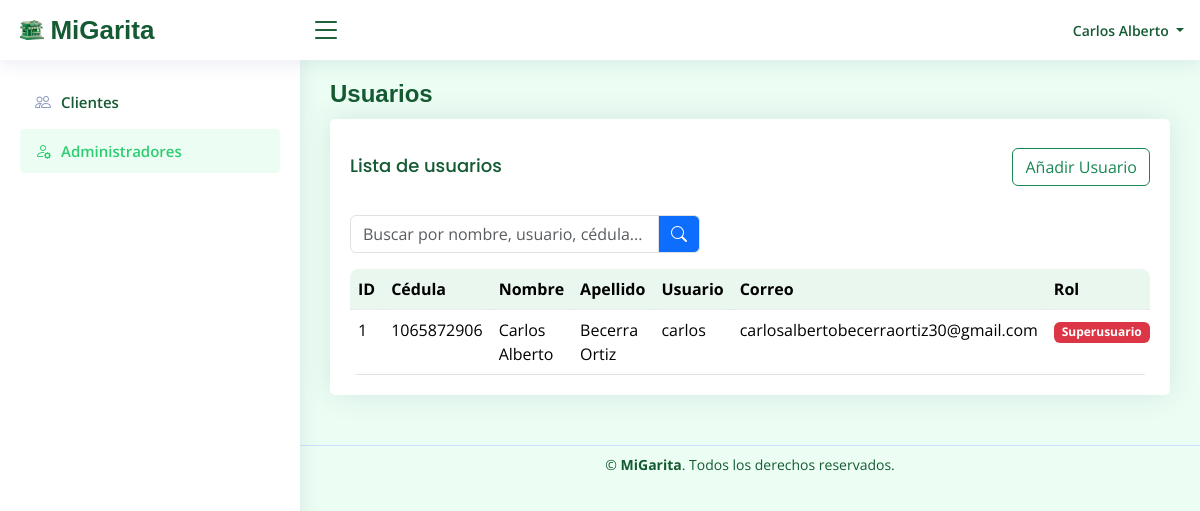
Page /index.php?url=user/index (signed in) on the committed database.
### tables this page shows
CREATE TABLE `usuarios` (
  `id` int(11) NOT NULL,
  `cedula` varchar(20) NOT NULL CHECK (`cedula` regexp '^[0-9]+$'),
  `nombre` varchar(100) NOT NULL,
  `apellido` varchar(100) NOT NULL,
  `correo` varchar(120) NOT NULL CHECK (`correo` like '%@%'),
  `usuario` varchar(50) NOT NULL CHECK (`usuario` <> ''),
  `password_hash` varchar(255) NOT NULL,
  `rol` enum('superusuario','usuario') NOT NULL DEFAULT 'usuario',
  `fecha_registro` datetime NOT NULL DEFAULT current_timestamp()
);

### controller/UserController.php (called while the page is built, shortened)
<?php
require_once __DIR__ . "/../model/UserModel.php";
class UserController
{
    public function index()
    {
        $userModel = new UserModel();
        $usuarios = $userModel->getAll();
        require __DIR__ . "/../view/user/index.php";
    }
}

### index.php (called while the page is built, shortened)
<?php
$url = isset($_GET['url']) ? $_GET['url'] : 'login/index';
$partes = explode('/', $url);
$method = $partes[1] ?? 'index';
$param = $partes[2] ?? null;
$controller = new $controllerName();
($param !== null) ? $controller->$method($param) : $controller->$method();

### model/Database.php (called while the page is built, shortened)
<?php
class Database
{
    private $host = "localhost";
    private $db = "migarita";
    private $user = "root";
    private $pass = "";
    public function __construct()
    {
        try {
            $this->conn = new PDO(
                "mysql:host=" . $this->host . ";dbname=" . $this->db . ";charset=utf8",
                $this->user,
                $this->pass
            );
        } catch (PDOException $e) {
            die("Error en la conexión: " . $e->getMessage());
        }
    }
}

### model/UserModel.php (called while the page is built, shortened)
<?php
require_once __DIR__ . "/Database.php";
class UserModel extends Database {
    protected $conn;
    public function __construct()
    {
        $this->conn = parent::$conn ?? $this->conn;
    }
    public function getAll() {
        $sql = "SELECT * FROM usuarios ORDER BY id ASC";
        $stmt = $this->conn->prepare($sql);
        $stmt->execute();
        return $stmt->fetchAll(PDO::FETCH_ASSOC);
    }
}

### view/user/index.php (the view, shortened to what this page needs)
<!DOCTYPE html>
<html lang="es">
<head>
  <link href="/mi_garita/assets/vendor/bootstrap/css/bootstrap.min.css" rel="stylesheet">
  <link href="/mi_garita/assets/vendor/bootstrap-icons/bootstrap-icons.css" rel="stylesheet">
  <link href="/mi_garita/assets/vendor/boxicons/css/boxicons.min.css" rel="stylesheet">
  <link href="/mi_garita/assets/css/style.css" rel="stylesheet">
</head>
<body data-session-id="<?= $_SESSION['id'] ?>" data-session-rol="<?= $_SESSION['rol'] ?>">
  <?php require __DIR__ . "/../layout/header.php"; ?>
  <?php require __DIR__ . "/../layout/sidebar.php"; ?>
  <main id="main" class="main">
    <div class="pagetitle">
        <h1>Usuarios</h1>
    </div>
    <section class="section">
        <div class="card">
            <div class="card-body">
                <div class="d-flex justify-content-between align-items-center mt-3 mb-3">
                    <h5 class="card-title">Lista de usuarios</h5>
                    <?php if ($_SESSION['rol'] === 'superusuario'): ?>
                        <a href="/mi_garita/index.php?url=user/crear"
                           class="btn btn-outline-success">
                            Añadir Usuario
                        </a>
                    <?php endif; ?>
                </div>
                <div class="input-group mb-3" style="max-width: 350px;">
                    <input type="text"
                           id="buscadorUsuarios"
                           class="form-control"
                           placeholder="Buscar por nombre, usuario, cédula...">
                    <span class="input-group-text bg-primary text-white">
                        <i class="bi bi-search"></i>
                    </span>
                </div>
                <div class="tabla-scroll">
                    <table class="table">
                        <thead>
                            <tr>
                                <th>ID</th>
                                <th>Cédula</th>
                                <th>Nombre</th>
                                <th>Apellido</th>
                                <th>Usuario</th>
                                <th>Correo</th>
                                <th>Rol</th>
                            </tr>
                        </thead>
                        <tbody id="tablaUsuarios">
                            <?php foreach ($usuarios as $u): ?>
                            <tr>
                                <td><?= $u["id"] ?></td>
                                <td><?= $u["cedula"] ?></td>
                                <td><?= $u["nombre"] ?></td>
                                <td><?= $u["apellido"] ?></td>
                                <td><?= $u["usuario"] ?></td>
                                <td><?= $u["correo"] ?></td>
                                <td>
                                    <?php if ($u["rol"] === "superusuario"): ?>
                                        <span class="badge bg-danger">Superusuario</span>
                                    <?php else: ?>
                                        <span class="badge bg-secondary">Usuario</span>
                                    <?php endif; ?>
                                </td>
                            </tr>
                            <?php endforeach; ?>
                        </tbody>
                    </table>
                </div>
            </div>
        </div>
    </section>
  </main>
  <?php require __DIR__ . "/../layout/footer.php"; ?>
</body>
</html>

### assets/css/style.css (style rules this page uses)
:root { scroll-behavior: smooth; }
body { font-family: "Open Sans", sans-serif; background: #ecfef3; color: #444444; }
a { color: #2ecc71; text-decoration: none; }
h1, h2, h3, h4, h5, h6 { font-family: "Nunito", sans-serif; }
#main { margin-top: 60px; padding: 20px 30px; transition: all 0.3s; }
.pagetitle { margin-bottom: 10px; }
.pagetitle h1 { font-size: 24px; margin-bottom: 0; font-weight: 600; color: #145a32; }
.card { margin-bottom: 30px; border: none; border-radius: 5px; box-shadow: 0px 0 30px rgba(1, 41, 112, 0.1); }
.card-title { padding: 20px 0 15px 0; font-size: 18px; font-weight: 500; color: #145a32; font-family: "Poppins", sans-serif; }
.card-body { padding: 0 20px 20px 20px; }
@media (min-width: 1200px) { #main, #footer { margin-left: 300px; } }
.tabla-scroll { max-height: 275px; overflow-y: auto; overflow-x: auto; border-radius: 8px; }
.tabla-scroll thead th { position: sticky; top: 0; z-index: 5; background: #e9f7ef; backdrop-filter: blur(6px); }
.tabla-scroll table { margin-bottom: 0; }

### rows in the picture
usuarios: id "1", cedula "1065872906", nombre "Carlos Alberto", apellido "Becerra Ortiz", usuario "carlos", correo "carlosalbertobecerraortiz30@gmail.com", rol "Superusuario"

### other values in the picture
$_SESSION['nombre'] "Carlos Alberto"
